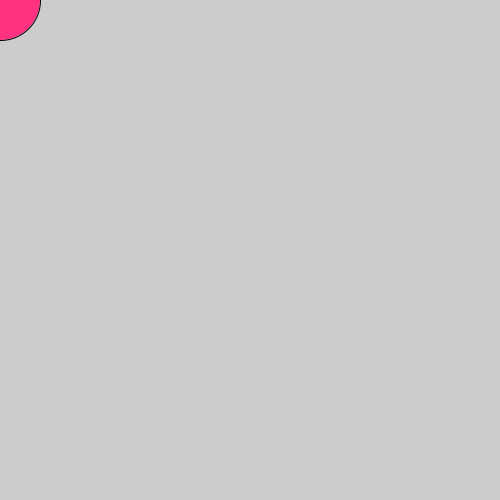
Frame 1 (no input)
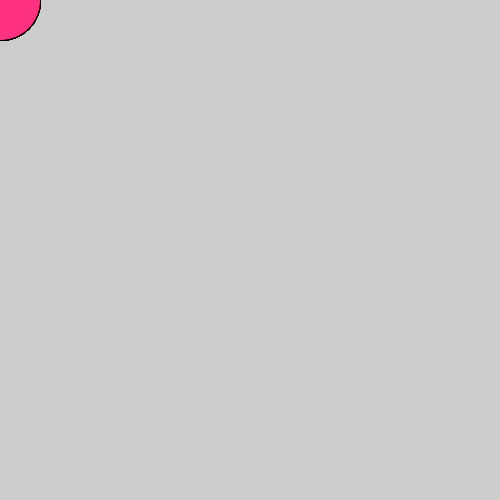
Frame 60 (the mouse pressed at the canvas centre just before this capture)
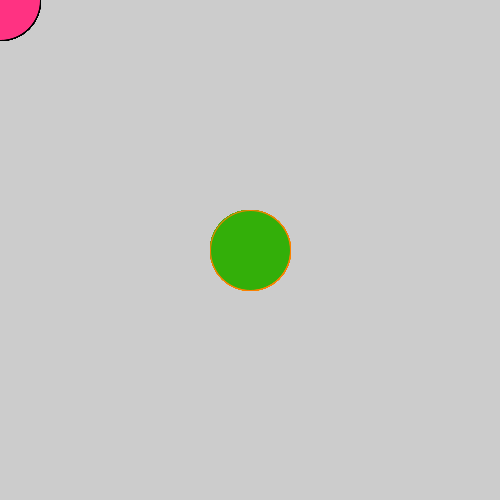
Frame 120 (the mouse held since frame 60 and released just before this capture)

The Processing sketch that drew these frames (run headless with seeded random() and noise(); from frame 60 on, the mouse is pressed at the canvas centre):

// Processing sketch: processing_134277
// ── processing_134277.pde

void setup() {
  size(500, 500);
}
void draw() {
  if (mousePressed) {
   fill(#33af09);    //Verde
stroke(#fb8000);  //Naranja;
  } else {
    fill(800,50,130);
  }
  ellipse(mouseX, mouseY, 80, 80);
}
